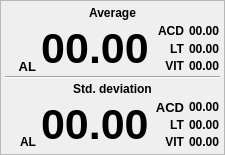
<?xml version="1.0" encoding="UTF-8"?>
<ui version="4.0">
 <class>bigviewnum</class>
 <widget class="QWidget" name="bigviewnum">
  <property name="geometry">
   <rect>
    <x>0</x>
    <y>0</y>
    <width>225</width>
    <height>155</height>
   </rect>
  </property>
  <property name="windowTitle">
   <string>Form</string>
  </property>
  <layout class="QGridLayout" name="gridLayout_2">
   <property name="leftMargin">
    <number>0</number>
   </property>
   <property name="topMargin">
    <number>0</number>
   </property>
   <property name="rightMargin">
    <number>0</number>
   </property>
   <property name="bottomMargin">
    <number>0</number>
   </property>
   <property name="spacing">
    <number>0</number>
   </property>
   <item row="0" column="0">
    <widget class="QFrame" name="frame">
     <property name="frameShape">
      <enum>QFrame::StyledPanel</enum>
     </property>
     <property name="frameShadow">
      <enum>QFrame::Raised</enum>
     </property>
     <layout class="QGridLayout" name="gridLayout_5">
      <property name="leftMargin">
       <number>2</number>
      </property>
      <property name="topMargin">
       <number>2</number>
      </property>
      <property name="rightMargin">
       <number>2</number>
      </property>
      <property name="bottomMargin">
       <number>2</number>
      </property>
      <property name="spacing">
       <number>2</number>
      </property>
      <item row="0" column="0">
       <layout class="QGridLayout" name="gridLayout_3">
        <item row="0" column="0">
         <layout class="QGridLayout" name="gridLayout_4" rowstretch="0,0,0,0,0,0,0,0,0" columnstretch="0,0,0,0">
          <property name="leftMargin">
           <number>2</number>
          </property>
          <property name="topMargin">
           <number>2</number>
          </property>
          <property name="rightMargin">
           <number>2</number>
          </property>
          <property name="bottomMargin">
           <number>2</number>
          </property>
          <property name="horizontalSpacing">
           <number>5</number>
          </property>
          <property name="verticalSpacing">
           <number>2</number>
          </property>
          <item row="6" column="1" rowspan="3">
           <widget class="QLabel" name="lDevAL_2">
            <property name="font">
             <font>
              <pointsize>32</pointsize>
              <weight>75</weight>
              <bold>true</bold>
             </font>
            </property>
            <property name="text">
             <string>00.00</string>
            </property>
            <property name="alignment">
             <set>Qt::AlignLeading|Qt::AlignLeft|Qt::AlignVCenter</set>
            </property>
           </widget>
          </item>
          <item row="3" column="2">
           <widget class="QLabel" name="lAveVIT">
            <property name="font">
             <font>
              <weight>75</weight>
              <bold>true</bold>
             </font>
            </property>
            <property name="text">
             <string>VIT</string>
            </property>
            <property name="alignment">
             <set>Qt::AlignRight|Qt::AlignTrailing|Qt::AlignVCenter</set>
            </property>
           </widget>
          </item>
          <item row="8" column="0">
           <widget class="QLabel" name="lStdAL">
            <property name="font">
             <font>
              <weight>75</weight>
              <bold>true</bold>
             </font>
            </property>
            <property name="text">
             <string>AL</string>
            </property>
            <property name="alignment">
             <set>Qt::AlignRight|Qt::AlignTrailing|Qt::AlignVCenter</set>
            </property>
           </widget>
          </item>
          <item row="6" column="3">
           <widget class="QLabel" name="lDevAcd_2">
            <property name="font">
             <font>
              <weight>75</weight>
              <bold>true</bold>
             </font>
            </property>
            <property name="text">
             <string>00.00</string>
            </property>
           </widget>
          </item>
          <item row="2" column="2">
           <widget class="QLabel" name="lAveLT">
            <property name="font">
             <font>
              <weight>75</weight>
              <bold>true</bold>
             </font>
            </property>
            <property name="text">
             <string>LT</string>
            </property>
            <property name="alignment">
             <set>Qt::AlignRight|Qt::AlignTrailing|Qt::AlignVCenter</set>
            </property>
           </widget>
          </item>
          <item row="5" column="0" colspan="4">
           <widget class="QLabel" name="label_13">
            <property name="font">
             <font>
              <weight>75</weight>
              <bold>true</bold>
             </font>
            </property>
            <property name="text">
             <string>Std. deviation</string>
            </property>
            <property name="alignment">
             <set>Qt::AlignCenter</set>
            </property>
           </widget>
          </item>
          <item row="3" column="0">
           <widget class="QLabel" name="lAveAL">
            <property name="font">
             <font>
              <pointsize>10</pointsize>
              <weight>75</weight>
              <bold>true</bold>
             </font>
            </property>
            <property name="layoutDirection">
             <enum>Qt::LeftToRight</enum>
            </property>
            <property name="text">
             <string>AL</string>
            </property>
            <property name="alignment">
             <set>Qt::AlignRight|Qt::AlignTrailing|Qt::AlignVCenter</set>
            </property>
           </widget>
          </item>
          <item row="7" column="2">
           <widget class="QLabel" name="lStdLT">
            <property name="font">
             <font>
              <weight>75</weight>
              <bold>true</bold>
             </font>
            </property>
            <property name="text">
             <string>LT</string>
            </property>
            <property name="alignment">
             <set>Qt::AlignRight|Qt::AlignTrailing|Qt::AlignVCenter</set>
            </property>
           </widget>
          </item>
          <item row="8" column="3">
           <widget class="QLabel" name="lDevVit_2">
            <property name="font">
             <font>
              <weight>75</weight>
              <bold>true</bold>
             </font>
            </property>
            <property name="text">
             <string>00.00</string>
            </property>
           </widget>
          </item>
          <item row="1" column="2">
           <widget class="QLabel" name="lAveACD">
            <property name="font">
             <font>
              <weight>75</weight>
              <bold>true</bold>
             </font>
            </property>
            <property name="text">
             <string>ACD</string>
            </property>
            <property name="alignment">
             <set>Qt::AlignRight|Qt::AlignTrailing|Qt::AlignVCenter</set>
            </property>
           </widget>
          </item>
          <item row="4" column="0" colspan="4">
           <widget class="Line" name="line_5">
            <property name="orientation">
             <enum>Qt::Horizontal</enum>
            </property>
           </widget>
          </item>
          <item row="8" column="2">
           <widget class="QLabel" name="lStdVIT">
            <property name="font">
             <font>
              <weight>75</weight>
              <bold>true</bold>
             </font>
            </property>
            <property name="text">
             <string>VIT</string>
            </property>
            <property name="alignment">
             <set>Qt::AlignRight|Qt::AlignTrailing|Qt::AlignVCenter</set>
            </property>
           </widget>
          </item>
          <item row="2" column="3">
           <widget class="QLabel" name="lAvgLt_2">
            <property name="font">
             <font>
              <weight>75</weight>
              <bold>true</bold>
             </font>
            </property>
            <property name="text">
             <string>00.00</string>
            </property>
           </widget>
          </item>
          <item row="0" column="0" colspan="4">
           <widget class="QLabel" name="label_5">
            <property name="font">
             <font>
              <weight>75</weight>
              <bold>true</bold>
             </font>
            </property>
            <property name="text">
             <string>Average</string>
            </property>
            <property name="alignment">
             <set>Qt::AlignCenter</set>
            </property>
           </widget>
          </item>
          <item row="3" column="3">
           <widget class="QLabel" name="lAvgVit_2">
            <property name="font">
             <font>
              <weight>75</weight>
              <bold>true</bold>
             </font>
            </property>
            <property name="text">
             <string>00.00</string>
            </property>
           </widget>
          </item>
          <item row="1" column="1" rowspan="3">
           <widget class="QLabel" name="lAvgAL_2">
            <property name="font">
             <font>
              <pointsize>32</pointsize>
              <weight>75</weight>
              <bold>true</bold>
             </font>
            </property>
            <property name="text">
             <string>00.00</string>
            </property>
            <property name="alignment">
             <set>Qt::AlignCenter</set>
            </property>
           </widget>
          </item>
          <item row="1" column="3">
           <widget class="QLabel" name="lAvgAcd_2">
            <property name="font">
             <font>
              <weight>75</weight>
              <bold>true</bold>
             </font>
            </property>
            <property name="text">
             <string>00.00</string>
            </property>
           </widget>
          </item>
          <item row="6" column="2">
           <widget class="QLabel" name="lStdACD">
            <property name="font">
             <font>
              <pointsize>10</pointsize>
              <weight>75</weight>
              <bold>true</bold>
             </font>
            </property>
            <property name="text">
             <string>ACD</string>
            </property>
            <property name="alignment">
             <set>Qt::AlignRight|Qt::AlignTrailing|Qt::AlignVCenter</set>
            </property>
           </widget>
          </item>
          <item row="7" column="3">
           <widget class="QLabel" name="lDevLt_2">
            <property name="font">
             <font>
              <weight>75</weight>
              <bold>true</bold>
             </font>
            </property>
            <property name="text">
             <string>00.00</string>
            </property>
           </widget>
          </item>
         </layout>
        </item>
       </layout>
      </item>
     </layout>
    </widget>
   </item>
  </layout>
 </widget>
 <resources/>
 <connections/>
</ui>
